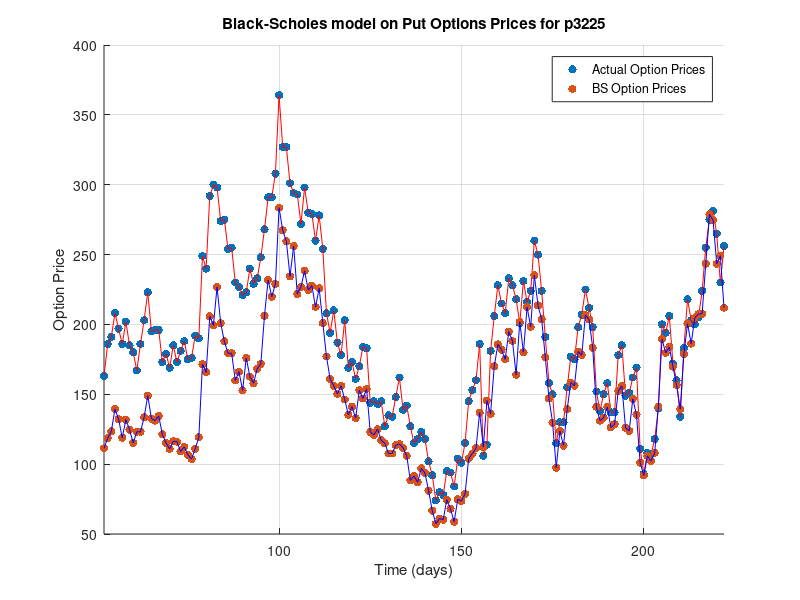

This figure's MATLAB source:
% calculate volatility of stock
p3225 = csvread('./p3225.csv');

Strike = 3225;
Yield = 0.00;
Rate = 0.06;

counter = 1;

T = 11.1 / 12;

call_prices_estimate = [];

for i=52:222
    
    Price = p3225(i,3);
    Value = p3225(i,2);
    Time = T - T*(i / 222);

    ImpliedVolatility = blsimpv(Price,Strike,Rate,Time,Value);
    change_in_price = p3225(counter+1:i,3) - p3225(counter:i-1,3);
    change_in_price = std((change_in_price ./ p3225(counter:i-1,3)));
    
%     Volatility = change_in_price * sqrt((2.6 / 12))
    Volatility = change_in_price * sqrt(252);

    [Call, Put] = blsprice(Price,Strike,Rate,Time,Volatility,Yield);
    call_prices_estimate(end+1) = Put;
    counter = counter + 1;
end

time = 52:1:222;
call_prices = p3225(52:end,2);

h1 = scatter(time,call_prices,'filled','r');
hold on
plot(time,call_prices,'r')
hold on
h3 = scatter(time, call_prices_estimate,'filled','b');
hold on
plot(time, call_prices_estimate,'b')

legend([h1 h3],{'Actual Option Prices','BS Option Prices'}); 
grid on
xlim([52 222])

title('Black-Scholes model on Put Options Prices for p3225')

xlabel('Time (days)') % x-axis label
ylabel('Option Price') % y-axis label

p4_mse = immse(call_prices, call_prices_estimate')
